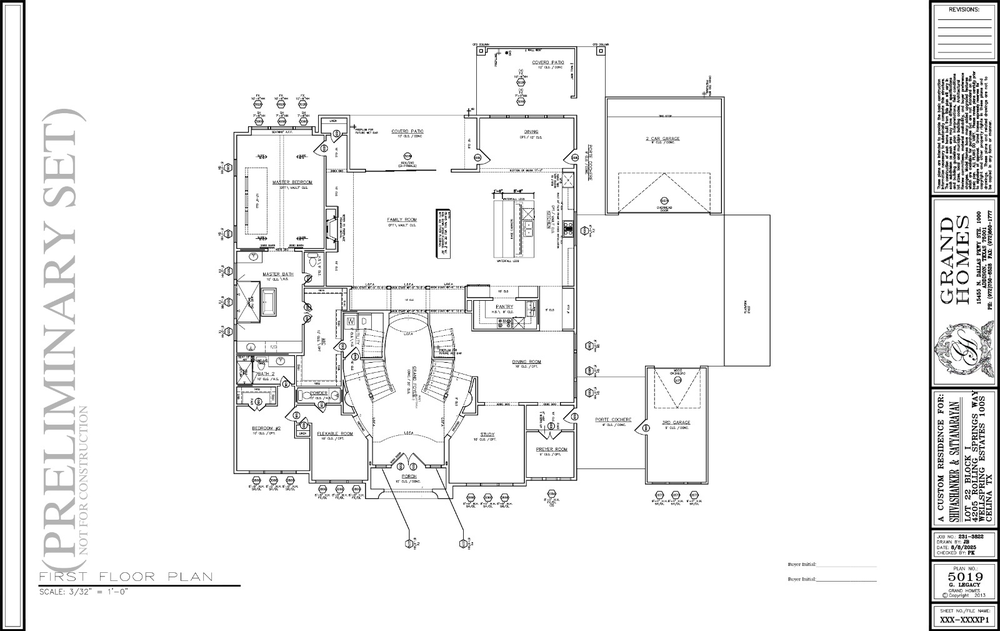
#> input picture Sample.png, 1000 x 631 px, shrunk from 1600 x 1009 before the run; its folder holds only this picture in this run
$ python wall_detector.py
#> lines starting #> are read from the running program, lines starting #| are printed output that depends on the picture; after the words box and inside, x2 and y2 are one past the last pixel; in counts of white or black regions, pixels touching at a corner belong together
import cv2
import json
import math
import os
import subprocess
import sys
import tkinter as tk

from tkinter import filedialog, messagebox

import numpy as np


# ============================================================
# CONFIGURATION
# ============================================================

# ------------------------------------------------------------
# Blender configuration
# ------------------------------------------------------------

BLENDER_EXE = r"C:\Program Files\Blender Foundation\Blender 4.1\blender.exe"

BLENDER_SCRIPT = r"E:\Humcode\Test Images\Python wall\blender_wall_generator.py"

# GLB will be created beside the selected image unless changed
GLB_OUTPUT_NAME = "DetectedWalls.glb"


# ------------------------------------------------------------
# Image processing
# ------------------------------------------------------------

USE_ADAPTIVE_THRESHOLD = False

THRESHOLD_VALUE = 200

ADAPTIVE_BLOCK_SIZE = 21
ADAPTIVE_C = 5

CANNY_LOW = 50
CANNY_HIGH = 150


# ------------------------------------------------------------
# Hough detection
# ------------------------------------------------------------

HOUGH_THRESHOLD = 20

MIN_LINE_LENGTH = 60

MAX_LINE_GAP = 15


# ------------------------------------------------------------
# Wall filtering
# ------------------------------------------------------------

ANGLE_TOLERANCE = 8

MIN_WALL_LENGTH = 60

# Two parallel lines must be within this distance
MIN_WALL_DISTANCE = 3
MAX_WALL_DISTANCE = 30

# How much the two wall lines need to overlap
MIN_OVERLAP_RATIO = 0.55


# ------------------------------------------------------------
# Line merging
# ------------------------------------------------------------

MERGE_DISTANCE = 15

MERGE_GAP = 30


# ------------------------------------------------------------
# Unreal scale
# ------------------------------------------------------------

# Example:
#
# If 500 pixels on the floor plan represents 10 feet:
#
# KNOWN_DISTANCE_PIXELS = 500
# KNOWN_DISTANCE_FEET = 10
#
# Then:
#
# 1 pixel = 0.02 feet
#
# Unreal uses centimeters.
# 1 foot = 30.48 cm

KNOWN_DISTANCE_PIXELS = 500.0

KNOWN_DISTANCE_FEET = 10.0


# ------------------------------------------------------------
# Wall thickness
# ------------------------------------------------------------

DEFAULT_WALL_THICKNESS_UU = 15.0


# ============================================================
# FILE PICKER
# ============================================================

def select_floorplan():

    root = tk.Tk()
    root.withdraw()

    file_path = filedialog.askopenfilename(
        title="Select Floor Plan Image",
        filetypes=[
            ("Floor Plan Images", "*.png *.jpg *.jpeg"),
            ("PNG Files", "*.png"),
            ("JPEG Files", "*.jpg *.jpeg"),
            ("All Files", "*.*")
        ]
    )
#> the answer given: Sample.png

    root.destroy()

    return file_path


# ============================================================
# SCALE
# ============================================================

def calculate_scale():

    if KNOWN_DISTANCE_PIXELS <= 0:
        raise ValueError(
            "KNOWN_DISTANCE_PIXELS must be greater than zero."
        )

    if KNOWN_DISTANCE_FEET <= 0:
        raise ValueError(
            "KNOWN_DISTANCE_FEET must be greater than zero."
        )

    feet_per_pixel = (
        KNOWN_DISTANCE_FEET /
        KNOWN_DISTANCE_PIXELS
    )

    cm_per_pixel = feet_per_pixel * 30.48

    return cm_per_pixel


# ============================================================
# IMAGE LOADING
# ============================================================

def load_image(image_path):

#> called with image_path = 'Sample.png'
    print("\nLoading image:")
    print(image_path)

    image = cv2.imread(image_path)
#> image is the input picture: shape (631, 1000, 3); mean B, G, R 241.2, 241.2, 241.2

    if image is None:
        raise RuntimeError(
            "OpenCV could not load the selected image."
        )

    print(
        f"Image size: "
        f"{image.shape[1]} x {image.shape[0]}"
    )
#| Image size: 1000 x 631

    return image


# ============================================================
# THRESHOLD
# ============================================================

def create_threshold(image):

    gray = cv2.cvtColor(
        image,
        cv2.COLOR_BGR2GRAY
    )

    # Small blur helps reduce tiny text/noise
    gray = cv2.GaussianBlur(
        gray,
        (3, 3),
        0
    )

    if USE_ADAPTIVE_THRESHOLD:

        if ADAPTIVE_BLOCK_SIZE % 2 == 0:
            raise ValueError(
                "ADAPTIVE_BLOCK_SIZE must be odd."
            )

        binary = cv2.adaptiveThreshold(
            gray,
            255,
            cv2.ADAPTIVE_THRESH_GAUSSIAN_C,
            cv2.THRESH_BINARY_INV,
            ADAPTIVE_BLOCK_SIZE,
            ADAPTIVE_C
        )

    else:

        _, binary = cv2.threshold(
            gray,
            THRESHOLD_VALUE,
            255,
            cv2.THRESH_BINARY_INV
        )
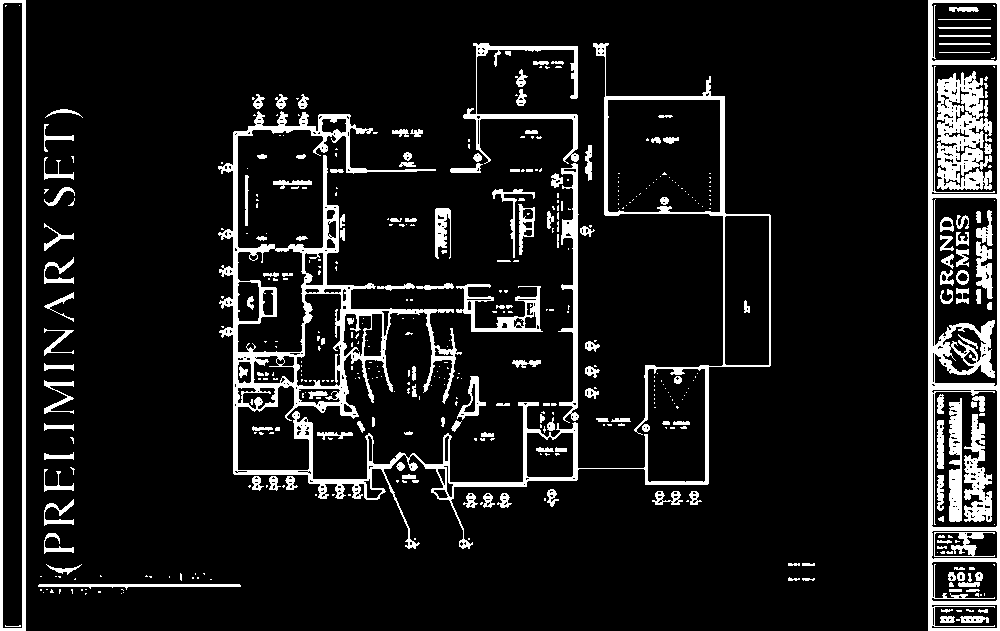
#> binary: shape (631, 1000); 10.3% white; 478 white regions (309 under 20 px), largest, box (x1, y1, x2, y2) and area: (218, 43, 771, 549) 20209, (928, 0, 1000, 631) 9675, (0, 0, 26, 631) 4532

    return gray, binary


# ============================================================
# MORPHOLOGICAL CLEANING
# ============================================================

def clean_binary(binary):

    # --------------------------------------------------------
    # Remove tiny isolated noise
    # --------------------------------------------------------

    kernel = cv2.getStructuringElement(
        cv2.MORPH_RECT,
        (3, 3)
    )

    cleaned = cv2.morphologyEx(
        binary,
        cv2.MORPH_OPEN,
        kernel
    )
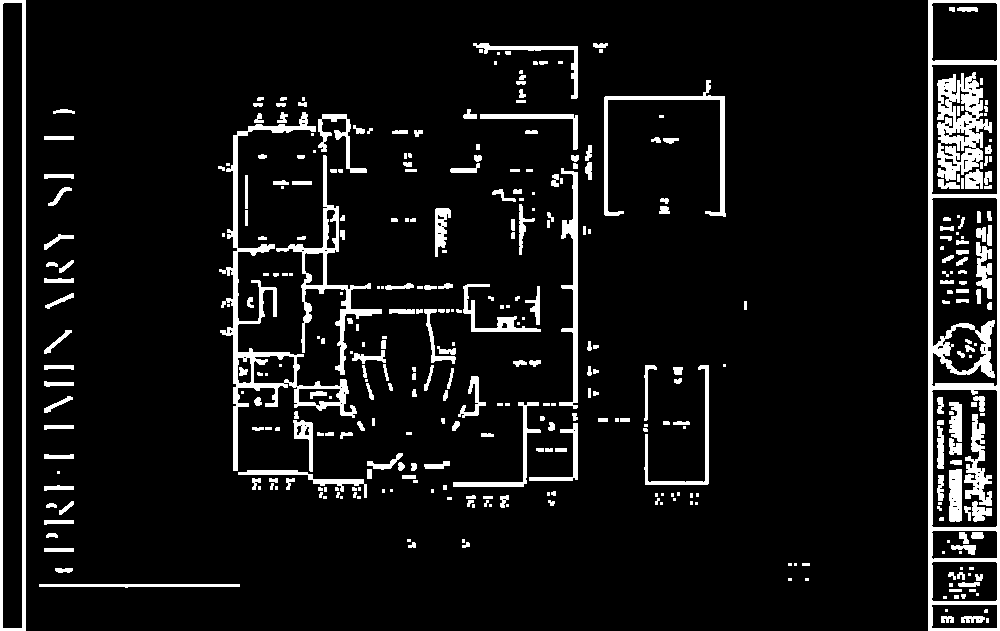
#> cleaned: shape (631, 1000); 8.4% white; 380 white regions (128 under 20 px), largest, box (x1, y1, x2, y2) and area: (928, 0, 1000, 631) 8435, (219, 112, 357, 471) 4922, (0, 0, 26, 631) 4532

    # --------------------------------------------------------
    # Connect small gaps in structural lines
    # --------------------------------------------------------

    connect_kernel = cv2.getStructuringElement(
        cv2.MORPH_RECT,
        (5, 5)
    )

    cleaned = cv2.morphologyEx(
        cleaned,
        cv2.MORPH_CLOSE,
        connect_kernel
    )
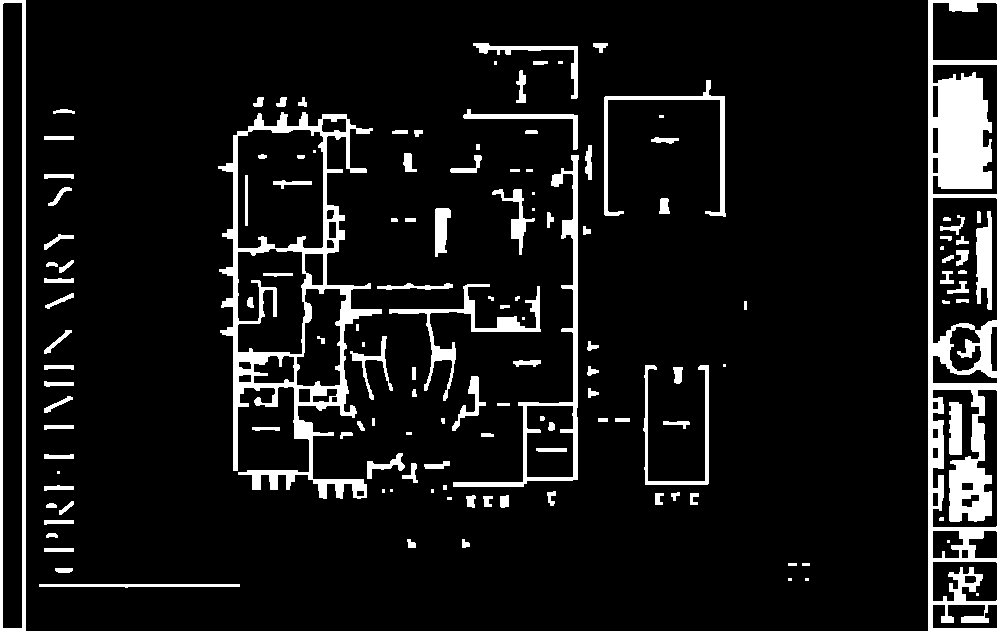
#> cleaned: shape (631, 1000); 9.4% white; 140 white regions (22 under 20 px), largest, box (x1, y1, x2, y2) and area: (928, 0, 1000, 631) 19722, (218, 112, 382, 499) 11815, (0, 0, 26, 631) 4532

    return cleaned


# ============================================================
# CANNY
# ============================================================

def create_edges(binary):

    edges = cv2.Canny(
        binary,
        CANNY_LOW,
        CANNY_HIGH
    )
#> edges: shape (631, 1000); 3.3% white in thin lines or dots

    return edges


# ============================================================
# HOUGH LINES
# ============================================================

def detect_hough_lines(edges):

    lines = cv2.HoughLinesP(
        edges,
        rho=1,
        theta=np.pi / 180,
        threshold=HOUGH_THRESHOLD,
        minLineLength=MIN_LINE_LENGTH,
        maxLineGap=MAX_LINE_GAP
    )
#> lines = 100 rows, first 6: [21, 627, 21, 3], [2, 626, 2, 5], [25, 630, 25, 0], [232, 469, 232, 136], [996, 627, 996, 3], [927, 630, 927, 0]
#> (the rest of the program and of its run is left out)
